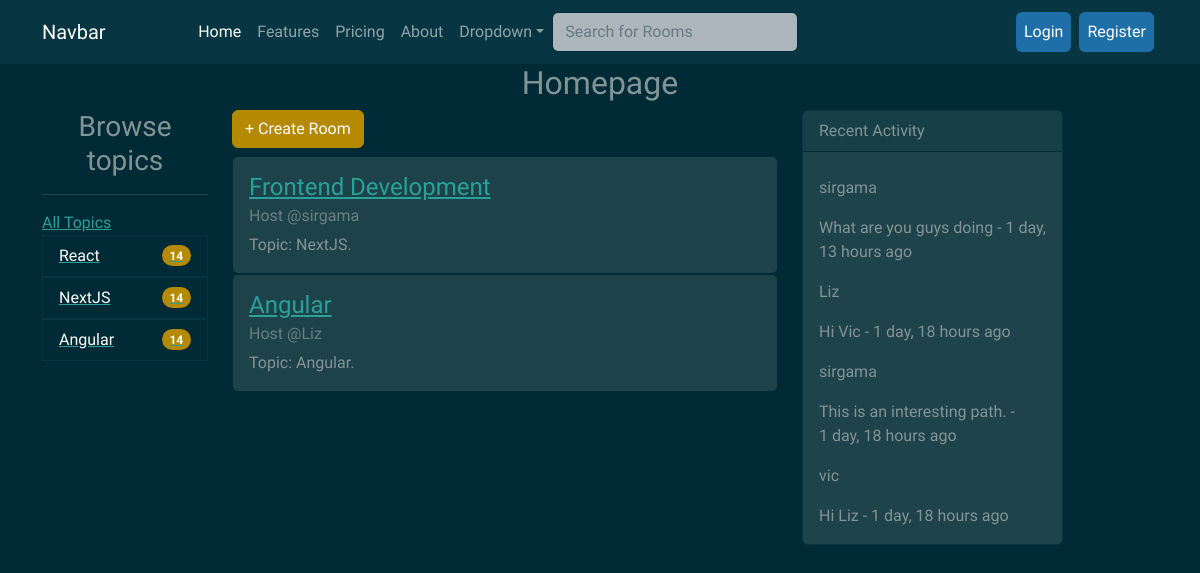
The app's page /, older data.
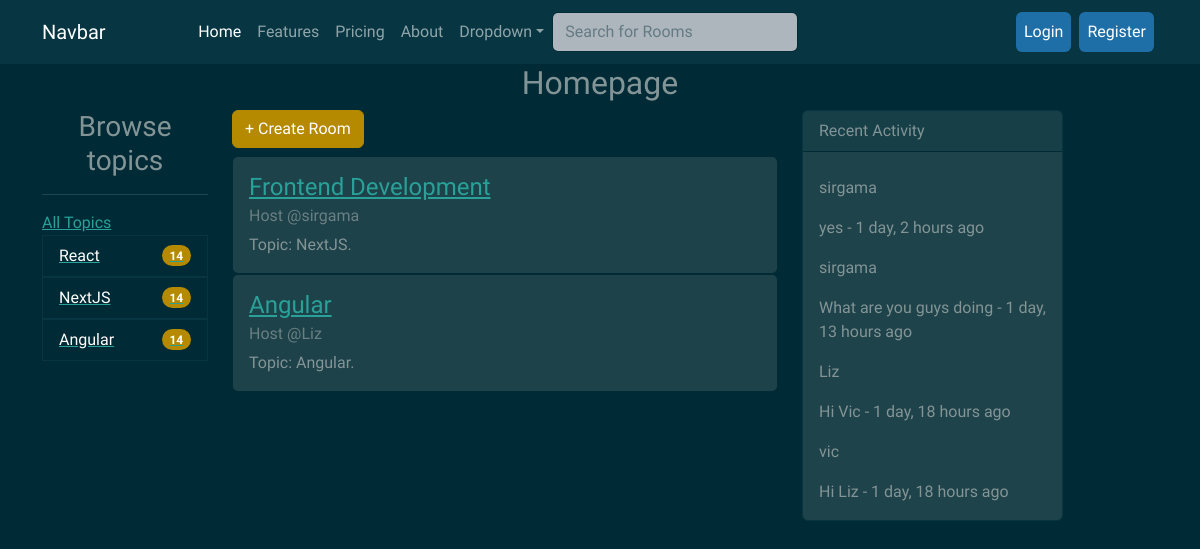
The same page, newer data.
### mainapp/models.py (models this page shows, shortened)
class Topic(models.Model):
    name = models.CharField(max_length=200)

class Room(models.Model):
    host = models.ForeignKey(User,on_delete=models.SET_NULL, null=True)
    topic = models.ForeignKey(Topic, on_delete=models.SET_NULL, null=True)
    name = models.CharField(max_length=100)
    description = models.TextField(null=True, blank=True)
    participants = models.ManyToManyField(User, related_name='participants', blank=True)
    updated = models.DateTimeField(auto_now=True)
    created = models.DateTimeField(auto_now_add=True)
    class Meta:
        ordering = ['-updated', '-created']

class Message(models.Model):
    user = models.ForeignKey(User, on_delete=models.CASCADE)
    room = models.ForeignKey(Room, on_delete=models.CASCADE)
    body = models.TextField()
    updated = models.DateTimeField(auto_now=True)
    created = models.DateTimeField(auto_now_add=True)
    class Meta:
        ordering = ['-updated', '-created']

### mainapp/views.py (the view)
# urls.py: 2. Add a URL to urlpatterns:  path('', views.home, name='home')
def home(request):
    q = request.GET.get('q') if request.GET.get('q')!= None else ''
    all_messages = Message.objects.all().order_by('-created')
    room = Room.objects.filter(Q(topic__name__icontains = q) | Q(name__icontains=q) | Q(description__icontains=q) | Q(host__username__icontains=q))
    topic = Topic.objects.all()
    context = {
        "rooms":room,
        "topics":topic,
        "texts":all_messages
    }
    return render(request, 'mainapp/home.html', context)

### mainapp/templates/mainapp/home.html (shortened to what this page needs)
{% extends 'mainapp/base.html' %}
{% load static %}
{% block content %}
{% include 'mainapp/navbar.html' %}
<h2 class="text-center">Homepage</h2>
<div class="container">
    <div class="row">
        <div class="col-md-2">
            <h3 class="text-center">Browse topics</h3>
            <hr>
            <a href="{% url 'home' %}">All Topics</a>
            <ul class="list-group">
                {% for topic in topics %}
                   <a href="{% url 'home' %}?q={{topic.name}}"> <li class="list-group-item d-flex justify-content-between align-items-center">
                    {{topic.name}}
                    <span class="badge bg-primary rounded-pill">14</span>
                    </li></a>
                {% endfor %}
            </ul>
        </div>
        <div class="col-md-6">
           <a href="{% url 'newroom' %}"><h6 class="btn btn-primary">+ Create Room</h6></a>
            {% for room in rooms %}
            <div class="card">
                <div class="card-body">
                  <h4 class="card-title"><a href="{% url 'room' room.id %}">{{room.name}}</a></h4>
                  <h6 class="card-subtitle mb-2 text-muted">Host @{{room.host.username}}</h6>
                  <p class="card-text">Topic: {{room.topic.name}}.</p>
                </div>
              </div>
              {% endfor %}
        </div>
        <div class="col-md-3">
            {% include 'mainapp/activityfeed.html' %}
        </div>
    </div>
</div>
{% endblock %}

### mainapp/templates/mainapp/activityfeed.html (shortened to what this page needs)
{% load static %}
<div class="card border-dark mb-3" style="max-width: 20rem;">
    <div class="card-header">Recent Activity</div>
    <div class="card-body">
      {% for mess in texts %}
      <p class="card-text">{{mess.user.username}}</p>
      <p class="card-text">{{mess.body}} - {{mess.created | timesince}} ago</p>
      {% endfor %}
    </div>
  </div>

Row changes from the older to the newer data that the page shows:
removed Message: user.username "sirgama", body "This is an interesting path.", created "1 day, 18 hours"
added Message: user.username "sirgama", body "yes", created "1 day, 2 hours"
